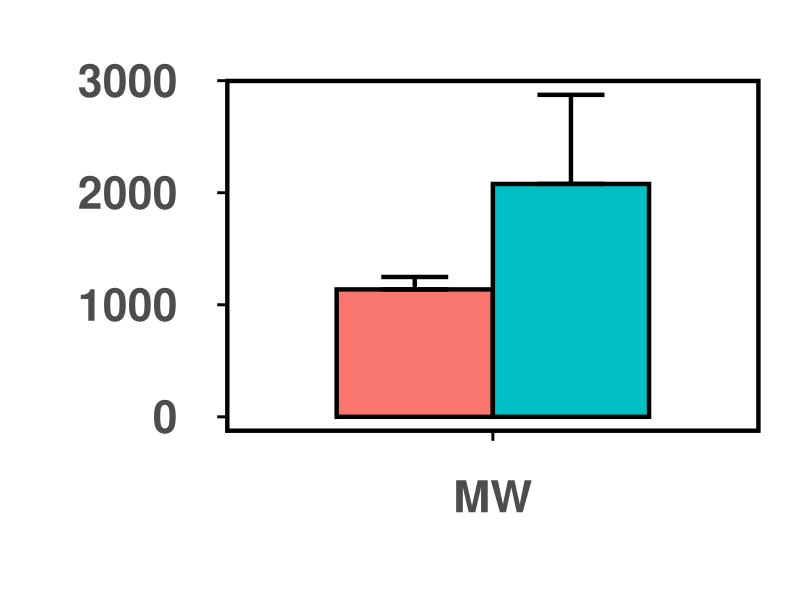
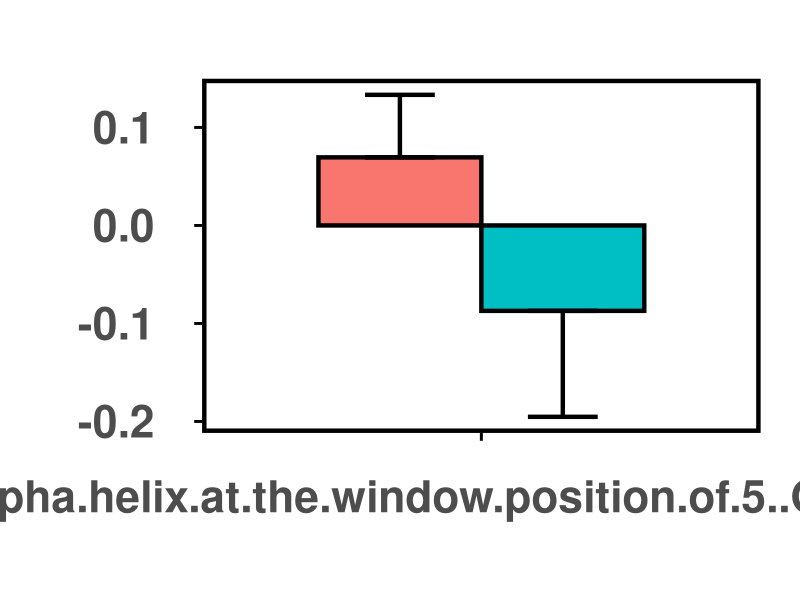
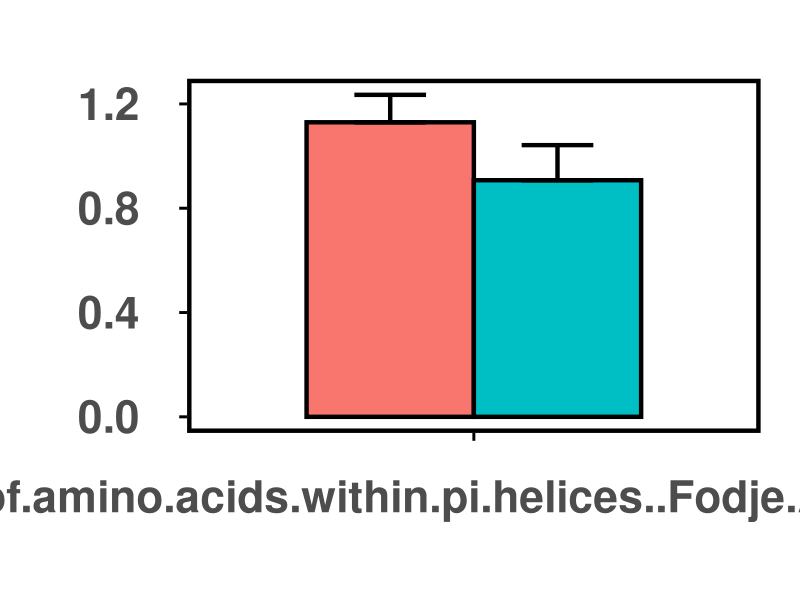
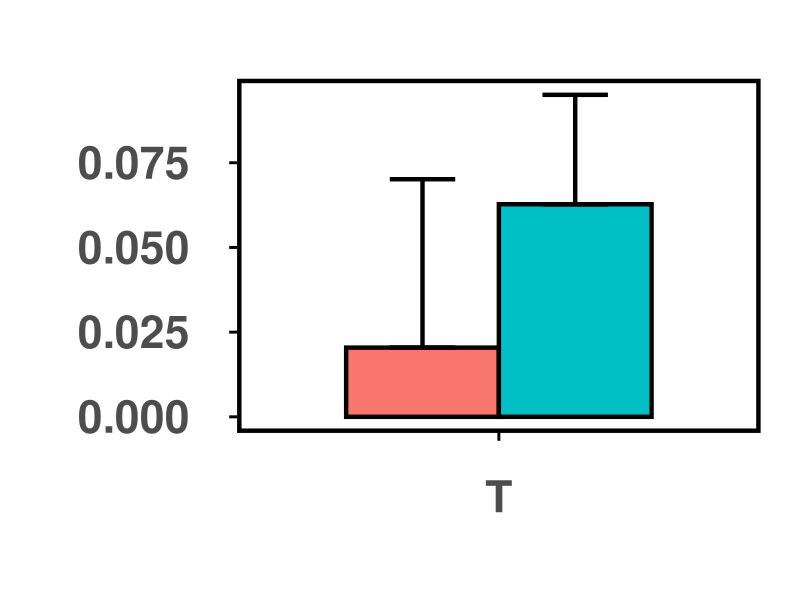
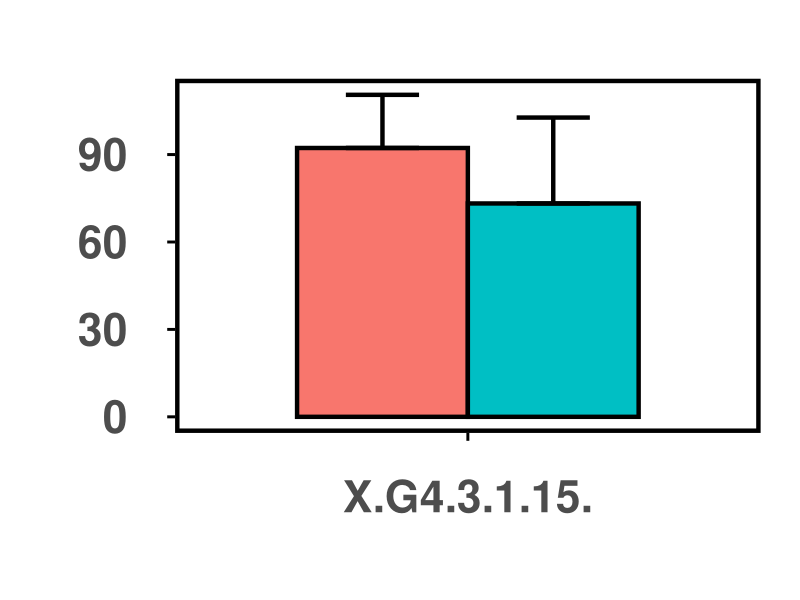
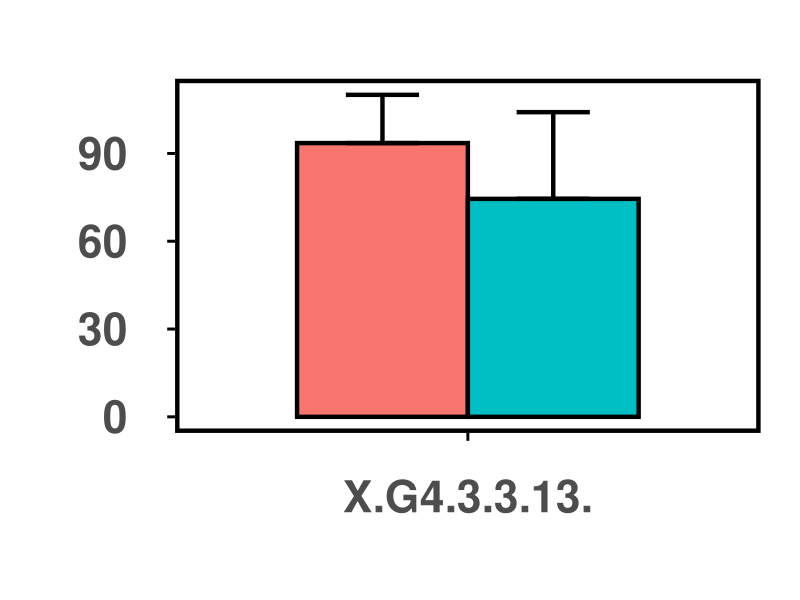
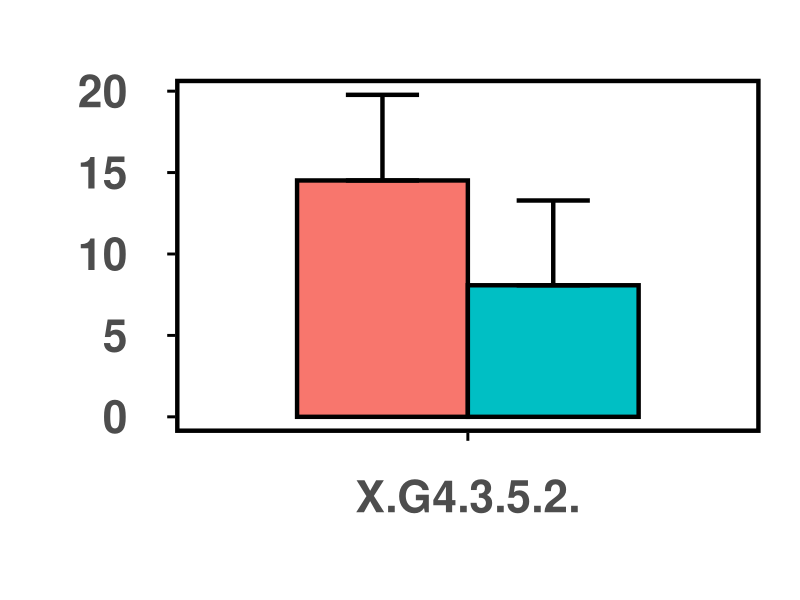
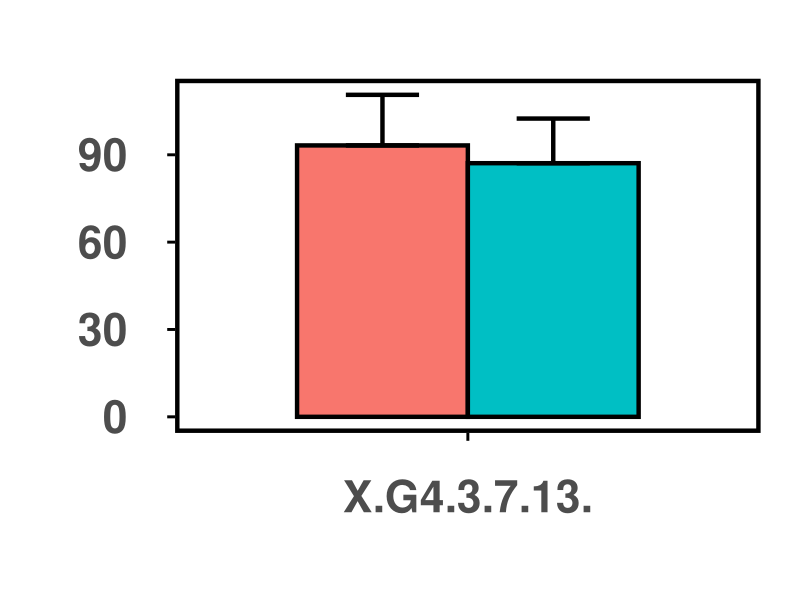

Source code (R) for these figures, in order:
#setwd("d:/R_test/plotting bar charts")
#setwd("~/Downloads")

#this.dir <- dirname(parent.frame(2)$ofile)
#setwd(this.dir)

#COLOR codes for epitope classes
#dual #ff66CC (purple)
#mono #66CCFF (cyan)
#tpos "blue"
#bpos "gree"

library(readxl)
library(ggplot2)
#library(grid)
library(gridExtra)
library(ggthemes)
library(stringr)



df<-read_excel("dual_vs_bpos_desc.xlsx")
df<-na.omit(df)

subplot_num=20

plots<-list()

for(i in 1:subplot_num)
  {
   df_row<-df[i,]
   formatted_df<-data.frame(matrix(ncol=4,nrow=2))
   x<-c("Descriptors","Epitope_type","Mean","Stdev")
   colnames(formatted_df)<-x
   
   #print(df_row)
   #print("\n")
   #saves the name of the descriptors for the 2 cells of first row
   formatted_df[,1]<-(df_row)[1]    #df_row$Descriptors
   #saves the epitope types (saved as column names)
   formatted_df[1,2]<-colnames(df_row)[2]
   formatted_df[2,2]<-colnames(df_row)[4]
   #saves the mean values of the epitope types
   formatted_df[1,3]<-(df_row)[2]
   formatted_df[2,3]<-(df_row)[4]
   #saves standard dev 
   formatted_df[1,4]<-(df_row)[3]
   formatted_df[2,4]<-(df_row)[5]
   
   
   #print(formatted_df)
   #print(" ")
   #line<-readline()
   #reordering the epitope types to the order as their row index so that ggplots plots
   #the bars the way they appear in the df
   formatted_df$Epitope_type<-as.factor(formatted_df$Epitope_type)
   formatted_df$Epitope_type<-factor(formatted_df$Epitope_type, levels=formatted_df$Epitope_type[order(as.numeric(rownames(df)))])
  
   #this shows the variable classes of the dataframe
   #str(formatted_df)
   
   dodge<-position_dodge(width=0.7)
   limits<-aes(ymax=formatted_df$Mean + (formatted_df$Mean>0)*formatted_df$Stdev, ymin=formatted_df$Mean - (formatted_df$Mean<0)*formatted_df$Stdev)
    
   #p<-ggplot(data=formatted_df,aes(x=Descriptors,y=Mean, fill=Epitope_type))
   p<-ggplot(data=formatted_df,aes(x=Descriptors,y=Mean, fill=Epitope_type))
                                                                                #adjust this for size of frame around bar
   p<-p + geom_bar(stat="identity", position = dodge, width = 0.7,colour="black",size=1.5)
   
   #p<-p + scale_fill_manual("legend",values=c("#ff66CC","green"))
   #dual #ff66CC (purple)
   #mono #66CCFF (cyan)
   #tpos "blue"
   #bpos "green"
   
   p<-p + geom_errorbar(limits, position = dodge, width =0.3,size=1.5)
   
   
   p <- p + labs(x = " ", y = " ")
   p <- p + theme_few()
   p <- p + theme(legend.position="none")
   
   #adjusts the text size
   p <- p + theme(text=element_text(face="bold",size=40))
   
   #ignore this one for now
   #p <- p + theme(axis.line = element_line(size= 0.5, colour="black"))
   
   #adjusts the text distances from the axis, adjust the first numerical parameter
   p <- p + theme(axis.text.x = element_text(margin=margin(1,1,1,1,"cm")),
            axis.text.y = element_text(margin=margin(1,1,1,1,"cm")))
   
   #adjusts the frame around the picture
   p <- p + theme(panel.border = element_rect(colour = "black", fill=NA, size=3))
   
   #adjest  of the tick marks
   p <- p + theme(axis.ticks.length = unit(.2, "cm"), axis.ticks = element_line(size = 1, colour="black")) 
   
   # Add white space aroung the plot's margins
   
   p <- p + theme(plot.margin = margin(2, 1, -0.5, -0.5, "cm"))
   
  # print(p)
   
   plots[[i]]<-p
   

   

#this part saves the pictures to file   
   filename=paste0("dual_vs_bpos", i, ".pdf")
   pdf(filename)
   print(p)
   dev.off()
   
  }


#library(egg)
#ggarrange(plots[[1]],plots[[9]], ncol = 1)


#library(grid)
#grid.newpage()
#pushViewport(viewport(layout=grid.layout(1,5,heights=c(0.40,0.60))))
#print(plots[[1]], vp=viewport(layout.pos.row=1,layout.pos.col=1))
#print(plots[[2]], vp=viewport(layout.pos.row=1,layout.pos.col=2))
#print(plots[[3]], vp=viewport(layout.pos.row=1,layout.pos.col=3))
#print(plots[[4]], vp=viewport(layout.pos.row=1,layout.pos.col=4))
#print(plots[[5]], vp=viewport(layout.pos.row=1,layout.pos.col=5))



#do.call(grid.arrange(arrangeGrob(c(plots, ncol=5))))
#grid.arrange(arrangeGrobs(plots))


#this part attempts to save multiple plots together. Note that grid.arrange can be used with the whole plot vector instead of individual elements of it.
#the plotting together works up to 8 subplots. More will result in errornous display that are not corrigible with scaling the picture and is
#the error is retained inside the saved image file. Irrelevant of the file format (e.g. png, pdf)

#grid.arrange(plots[[1]],plots[[2]],plots[[3]],nrow=1,ncol=3) 
#pdf("plot.pdf")
#do.call("grid.arrange",c(plots,nrow=1))#,nrow=1,ncol=length(plots)))
#dev.off()